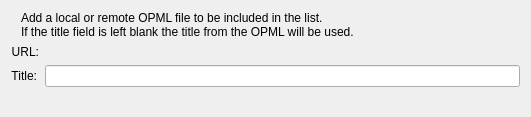
<?xml version="1.0" encoding="UTF-8"?>
<ui version="4.0">
 <class>AddOpmlWidget</class>
 <widget class="QWidget" name="AddOpmlWidget">
  <property name="geometry">
   <rect>
    <x>0</x>
    <y>0</y>
    <width>531</width>
    <height>117</height>
   </rect>
  </property>
  <property name="sizePolicy">
   <sizepolicy hsizetype="MinimumExpanding" vsizetype="Minimum">
    <horstretch>0</horstretch>
    <verstretch>0</verstretch>
   </sizepolicy>
  </property>
  <property name="minimumSize">
   <size>
    <width>530</width>
    <height>117</height>
   </size>
  </property>
  <layout class="QFormLayout" name="formLayout">
   <item row="0" column="0" colspan="2">
    <layout class="QHBoxLayout" name="horizontalLayout">
     <property name="sizeConstraint">
      <enum>QLayout::SetMinimumSize</enum>
     </property>
     <property name="leftMargin">
      <number>10</number>
     </property>
     <item>
      <widget class="QLabel" name="instructionsLabel">
       <property name="text">
        <string>Add a local or remote OPML file to be included in the list.&lt;br/&gt;If the title field is left blank the title from the OPML will be used.</string>
       </property>
       <property name="wordWrap">
        <bool>true</bool>
       </property>
      </widget>
     </item>
     <item>
      <spacer name="likebackAreaKeepout">
       <property name="orientation">
        <enum>Qt::Horizontal</enum>
       </property>
       <property name="sizeType">
        <enum>QSizePolicy::Fixed</enum>
       </property>
       <property name="sizeHint" stdset="0">
        <size>
         <width>100</width>
         <height>20</height>
        </size>
       </property>
      </spacer>
     </item>
    </layout>
   </item>
   <item row="1" column="0">
    <widget class="QLabel" name="UrlLabel">
     <property name="text">
      <string>URL:</string>
     </property>
     <property name="alignment">
      <set>Qt::AlignRight|Qt::AlignTrailing|Qt::AlignVCenter</set>
     </property>
    </widget>
   </item>
   <item row="1" column="1">
    <widget class="KUrlRequester" name="urlEdit"/>
   </item>
   <item row="3" column="0">
    <widget class="QLabel" name="titleLabel">
     <property name="text">
      <string>Title:</string>
     </property>
     <property name="alignment">
      <set>Qt::AlignRight|Qt::AlignTrailing|Qt::AlignVCenter</set>
     </property>
    </widget>
   </item>
   <item row="3" column="1">
    <widget class="KLineEdit" name="titleEdit"/>
   </item>
  </layout>
 </widget>
 <customwidgets>
  <customwidget>
   <class>KUrlRequester</class>
   <extends>QFrame</extends>
   <header>kurlrequester.h</header>
   <container>1</container>
  </customwidget>
  <customwidget>
   <class>KLineEdit</class>
   <extends>QLineEdit</extends>
   <header>klineedit.h</header>
  </customwidget>
 </customwidgets>
 <resources/>
 <connections/>
 <slots>
  <signal>changed()</signal>
  <slot>slotChanged()</slot>
 </slots>
</ui>
